Frame 1 (no input): blank canvas, image omitted
Frame 60 (the mouse pressed at the canvas centre just before this capture): blank canvas, image omitted
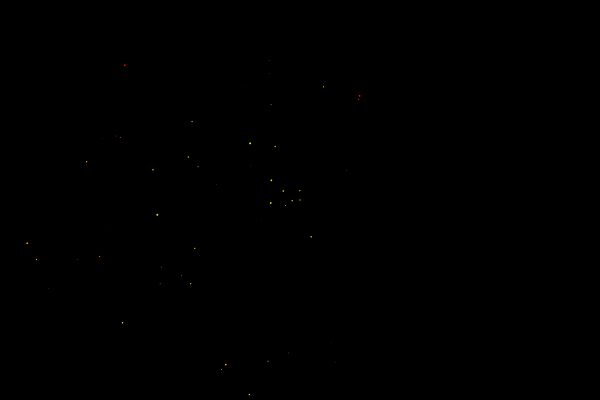
Frame 120 (the mouse held since frame 60 and released just before this capture)

The Processing sketch whose frames 1 and 60 were blank and that drew this single picture after the mouse press (run headless with seeded random() and noise(); from frame 60 on, the mouse is pressed at the canvas centre):

// Processing sketch: processing_83615
// ── processing_83615.pde

float[] xPos = new float[0];
float[] yPos = new float[0];
float[] xVel = new float[0];
float[] yVel = new float[0];
float[] partSize = new float[0];

void setup() {
  size(600, 400);

  noStroke();
}

void draw() {

  background(0);
  colorMode(HSB);

  //makes new particle
  xPos = append(xPos, mouseX);
  yPos = append(yPos, mouseY);
  xVel = append(xVel, random(-10, 2));
  yVel = append(yVel, random(-10, 2));
  partSize = append(partSize, random(0, 2));


 
  for (int i=0; i<xPos.length; i++) {
    fill(i%255, 255, 255);
    ellipse(xPos[i], yPos[i], partSize[i], partSize[i]);
    //rect(xPos[i], yPos[i], partSize[i], partSize[i]);

    xPos[i] += xVel[i];
    yPos[i] += yVel[i];

    yVel[i] +=0.1;
    //partSize[i] *=0.99;


    if (xPos[i] + partSize[i]>width) {
      xVel[i] = - xVel[i];
    }
    else if (xPos[i] - partSize[i]<0) {
      xVel[i] =- xVel[i];
    }
    
    if (yPos[i] + partSize[i]>height) {
      yVel[i] = - yVel[i];
    }
    else if (yPos[i] - partSize[i]<0) {
      yVel[i] =- yVel[i];
    }

  
}

    if (xPos.length >5000) {
      xPos = subset(xPos, 1);
      yPos = subset(yPos, 1);
      xVel = subset(xVel, 1);
      yVel = subset(yVel, 1);
      partSize = subset(partSize, 1);
    }
  }
  

void mousePressed(){
  xPos  = new float[0];
  yPos  = new float[0];
  xVel  = new float[0];
  xVel  = new float[0];
}
